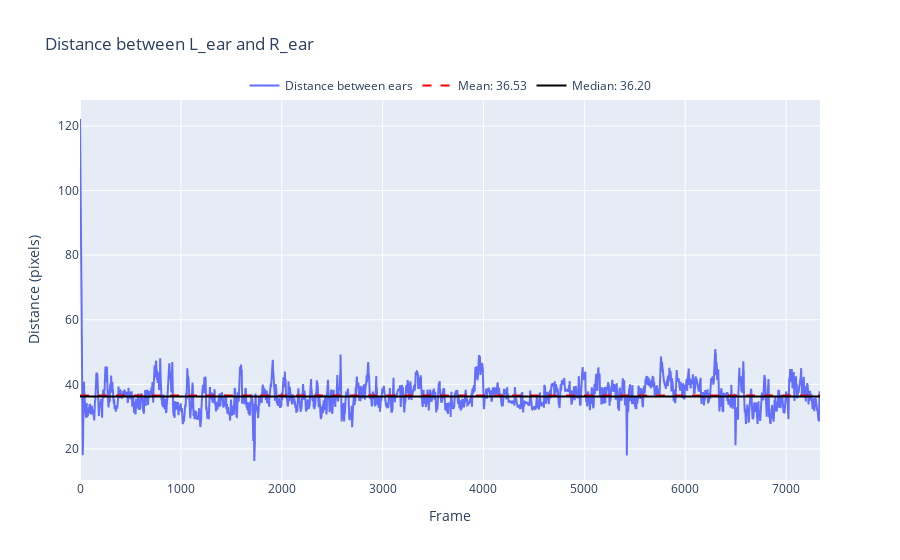

Notebook source saved alongside this figure:
### Markdown cell above
---
#### 5. (Optional, but recommended) If we want to scale our data from pixels to cm, we can use a measured distance between two bodyparts (e.g. the distance between both ears).

### Code cell
# plot scale
scale = rst.find_scale_factor(df_smooth, measured_dist, measured_points, print_results=True)

### Figure 1 — Plotly figure (JSON) as saved in the notebook; plotly's stock layout.template omitted (floating-point values rounded to 4 significant figures; data arrays with more than 128 entries replaced by an {"elided": "..."} marker saying what was removed)
{"data": [{"mode": "lines", "name": "Distance between ears", "type": "scatter", "y": {"elided": "7337 float values"}}, {"line": {"color": "red", "dash": "dash"}, "mode": "lines", "name": "Mean: 36.53", "type": "scatter", "y": {"elided": "7337 float values"}}, {"line": {"color": "black"}, "mode": "lines", "name": "Median: 36.20", "type": "scatter", "y": {"elided": "7337 float values"}}], "layout": {"legend": {"orientation": "h", "x": 0.5, "xanchor": "center", "y": 1, "yanchor": "bottom"}, "title": {"text": "Distance between L_ear and R_ear"}, "xaxis": {"title": {"text": "Frame"}}, "yaxis": {"title": {"text": "Distance (pixels)"}}}}
